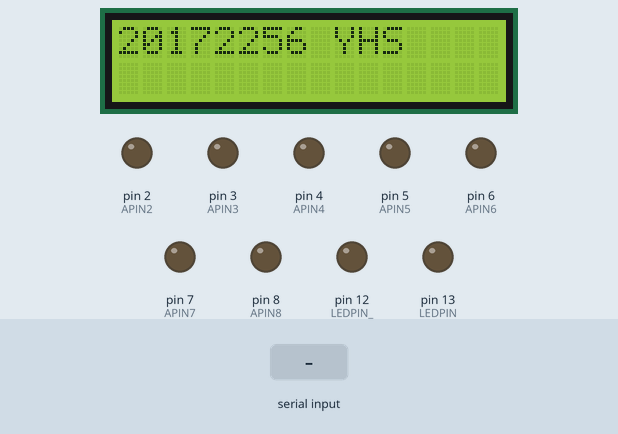
This sketch was run on a simulated Arduino Uno, built with avr-gcc and run on an emulated ATmega328P. On the bench: 16×2 character LCD, output pins drawn as LEDs (lit = HIGH). The test bench sets the inputs (shaded band). What the sketch prints to the serial monitor is not drawn.

Above: at 1.2 s.
1.3 s: "2\n" received over Serial
3.7 s: "30,150\n" received over Serial
At 6.6 s:
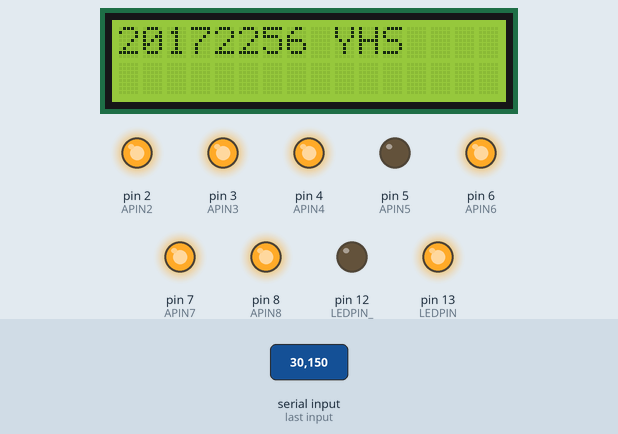
6.7 s: "1" received over Serial
At 8.8 s:
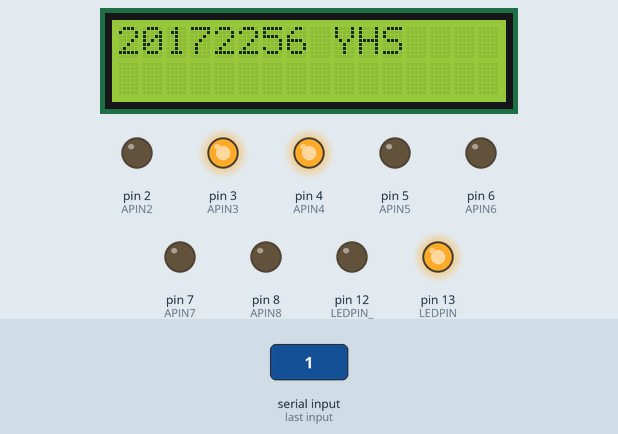
9.7 s: "200\n" received over Serial
At 12.0 s:
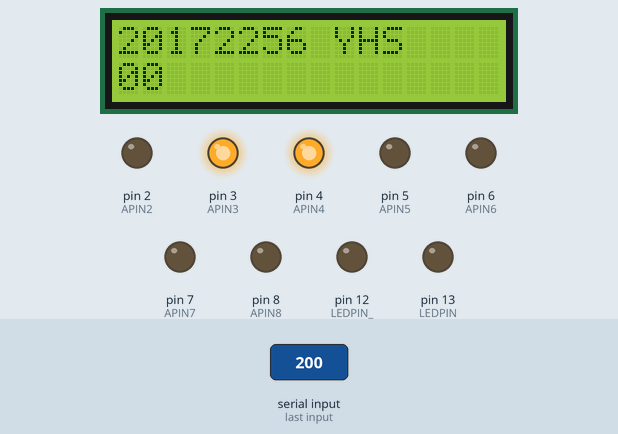
Timing chart, 0 to 13.0 s (numbered marks = the images above; inputs shaded):
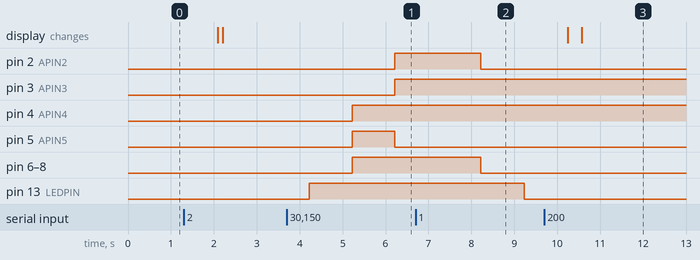

Measured:
- after the input at 3.7 s, pin 2 (APIN2), pin 3 (APIN3): LOW → HIGH after 2.5 s; pin 4 (APIN4), pin 6 (APIN6), pin 7 (APIN7), pin 8 (APIN8): LOW → HIGH after 1.5 s; pin 5 (APIN5): LOW → HIGH after 1.5 s, → LOW 1.0 s later; pin 13 (LEDPIN): LOW → HIGH after 0.52 s
- after the input at 6.7 s, pin 2 (APIN2), pin 6 (APIN6), pin 7 (APIN7), pin 8 (APIN8): HIGH → LOW after 1.5 s; pin 13 (LEDPIN): HIGH → LOW after 2.5 s instead of 1.5 s
- after the input at 9.7 s, the display: first changes after 0.55 s (image 3 shows a later state)

The sketch:

takehomexam.ino
```cpp
#include <LiquidCrystal_I2C.h>

LiquidCrystal_I2C lcd(0x3F, 16 ,2);


String str;
String myinfo = "20172256 YHS";
const int LEDPIN=13;
const int LEDPIN_ =12;
const int APIN2 = 2;
const int APIN3 = 3;
const int APIN4 = 4;
const int APIN5 = 5;
const int APIN6 = 6;
const int APIN7 = 7;
const int APIN8 = 8;


void setup() {
  Serial.begin(115200);
  pinMode(LEDPIN,OUTPUT);
  pinMode(LEDPIN_, OUTPUT);


  pinMode(APIN2, OUTPUT);
  pinMode(APIN3, OUTPUT);
  pinMode(APIN4, OUTPUT);
  pinMode(APIN5, OUTPUT);
  pinMode(APIN6, OUTPUT);
  pinMode(APIN7, OUTPUT);
  pinMode(APIN8, OUTPUT);


  lcd.init();
  lcd.backlight();
}

void loop() {
  str="";
  static unsigned int col =0;

  int isFirstRead =0;
 while(Serial.available()) {
  char temp = Serial.read();

    if(temp=='1' && isFirstRead ==0 ) {

      isFirstRead = 1;
      continue;
    }
    else if(temp=='2' && isFirstRead==0 ) {

      isFirstRead=2;
      continue;
    }


    if(isFirstRead ==1) {

    int temp_ =temp - '0';
     digitalWrite(LEDPIN,HIGH);
     delay(1000);

    if(temp_ == 0) {
       digitalWrite(APIN2,HIGH);
       digitalWrite(APIN3,HIGH);
        digitalWrite(APIN4,HIGH);
        digitalWrite(APIN5,LOW);
       digitalWrite(APIN6,HIGH);
       digitalWrite(APIN7,HIGH);
        digitalWrite(APIN8,HIGH);
    }
     if(temp_ == 1) {
      digitalWrite(APIN2,LOW);
       digitalWrite(APIN3,HIGH);
        digitalWrite(APIN4,HIGH);
        digitalWrite(APIN5,LOW);
       digitalWrite(APIN6,LOW);
       digitalWrite(APIN7,LOW);
        digitalWrite(APIN8,LOW);
    }
     if(temp_ == 2) {
       digitalWrite(APIN2,HIGH);
       digitalWrite(APIN3,HIGH);
        digitalWrite(APIN4,LOW);
        digitalWrite(APIN5,HIGH);
       digitalWrite(APIN6,LOW);
       digitalWrite(APIN7,HIGH);
        digitalWrite(APIN8,HIGH);
    }
     if(temp_ == 3) {
       digitalWrite(APIN2,LOW);
       digitalWrite(APIN3,HIGH);
        digitalWrite(APIN4,HIGH);
        digitalWrite(APIN5,HIGH);
       digitalWrite(APIN6,LOW);
       digitalWrite(APIN7,HIGH);
        digitalWrite(APIN8,HIGH);
    }
     if(temp_ == 4) {
       digitalWrite(APIN2,LOW);
       digitalWrite(APIN3,HIGH);
        digitalWrite(APIN4,HIGH);
        digitalWrite(APIN5,HIGH);
       digitalWrite(APIN6,HIGH);
       digitalWrite(APIN7,LOW);
        digitalWrite(APIN8,LOW);
    }
     if(temp_ == 5) {
       digitalWrite(APIN2,LOW);
       digitalWrite(APIN3,LOW);
        digitalWrite(APIN4,HIGH);
        digitalWrite(APIN5,HIGH);
       digitalWrite(APIN6,HIGH);
       digitalWrite(APIN7,HIGH);
        digitalWrite(APIN8,HIGH);
    }
     if(temp_ == 6) {
       digitalWrite(APIN2,HIGH);
       digitalWrite(APIN3,LOW);
        digitalWrite(APIN4,HIGH);
        digitalWrite(APIN5,HIGH);
       digitalWrite(APIN6,HIGH);
       digitalWrite(APIN7,HIGH);
        digitalWrite(APIN8,HIGH);
    }
     if(temp_ == 7) {
       digitalWrite(APIN2,LOW);
       digitalWrite(APIN3,HIGH);
        digitalWrite(APIN4,HIGH);
        digitalWrite(APIN5,LOW);
       digitalWrite(APIN6,LOW);
       digitalWrite(APIN7,LOW);
        digitalWrite(APIN8,HIGH);
    }
     if(temp_ == 8) {
      digitalWrite(APIN2,HIGH);
       digitalWrite(APIN3,HIGH);
        digitalWrite(APIN4,HIGH);
        digitalWrite(APIN5,HIGH);
       digitalWrite(APIN6,HIGH);
       digitalWrite(APIN7,HIGH);
        digitalWrite(APIN8,HIGH);
    }
     if(temp_ == 9) {
       digitalWrite(APIN2,LOW);
       digitalWrite(APIN3,HIGH);
        digitalWrite(APIN4,HIGH);
        digitalWrite(APIN5,HIGH);
       digitalWrite(APIN6,HIGH);
       digitalWrite(APIN7,HIGH);
        digitalWrite(APIN8,HIGH);
    }

  }
  else if(isFirstRead ==2 ) {
      lcd.clear();
      delay(100);
      // digitalWrite(LEDPIN_, HIGH);
     //  delay(1000);
     // digitalWrite(LEDPIN_, LOW);
     // delay(1000);
      str.concat(temp);

      Serial.print("red light:");
      Serial.println(str);
   }
 }

 char bufferDelete = Serial.read(); //마지막 useless char delete


  lcd.setCursor(0,0);
  lcd.print(myinfo);

 lcd.setCursor(0,1);
 lcd.print(str);
 delay(1000);


digitalWrite(LEDPIN,LOW);
digitalWrite(LEDPIN_, LOW);


}
```
